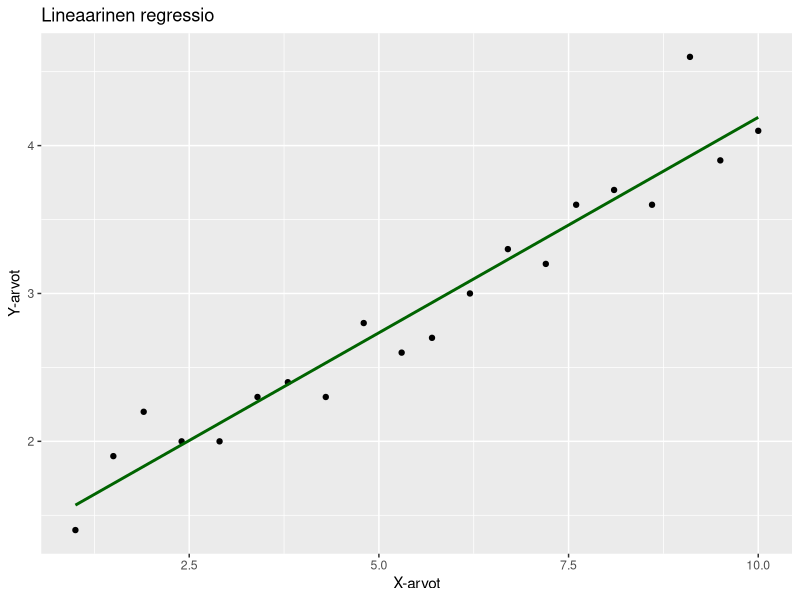
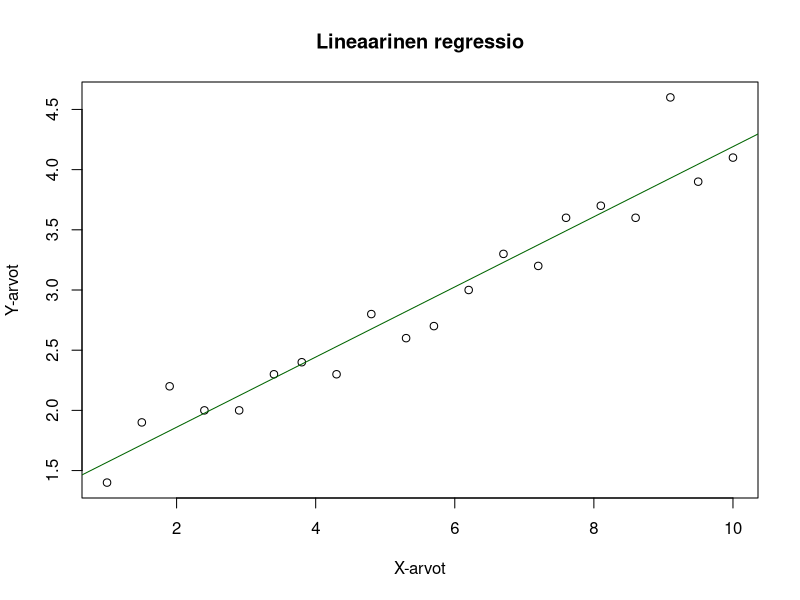
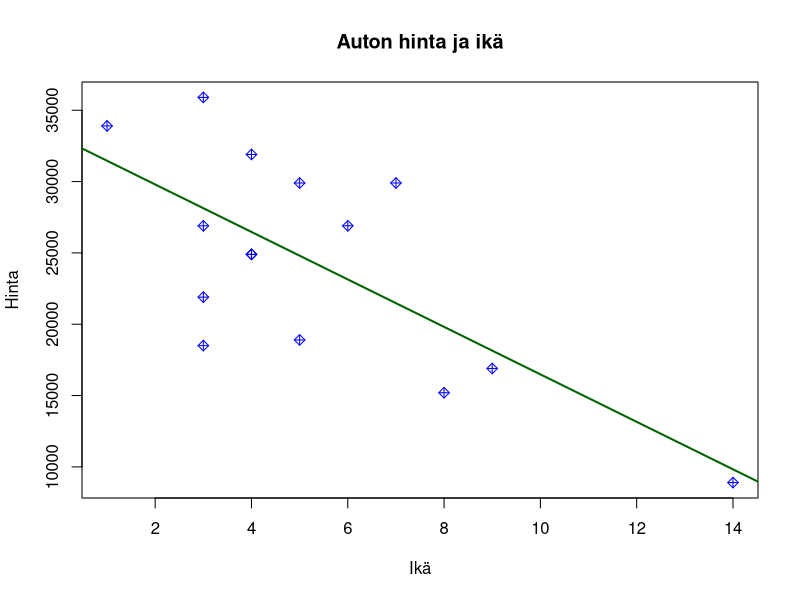
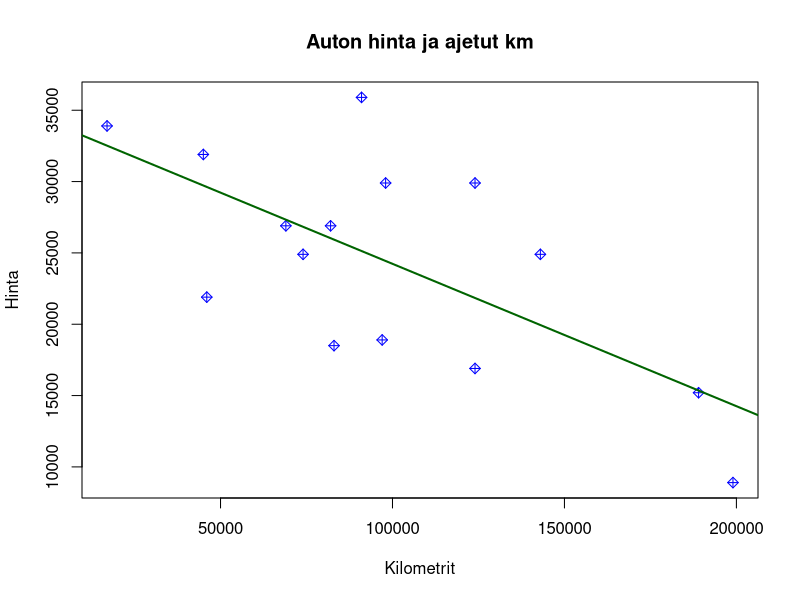
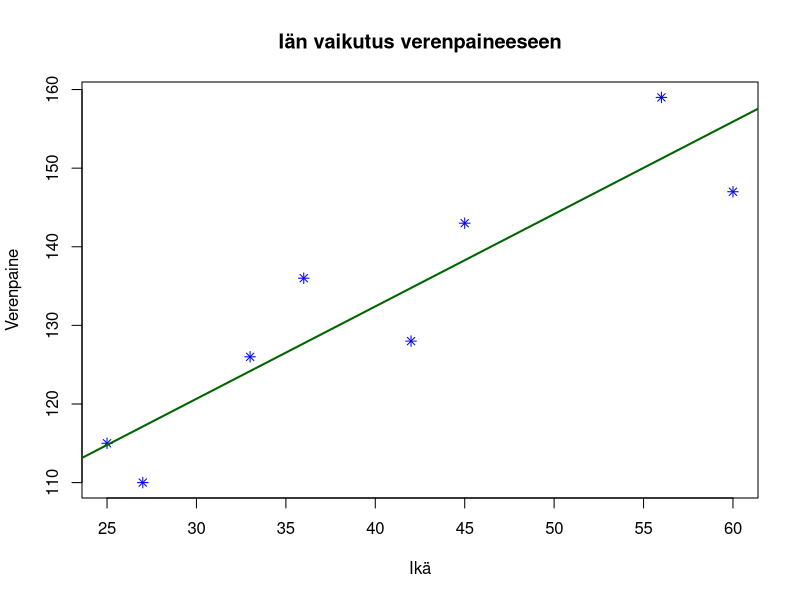
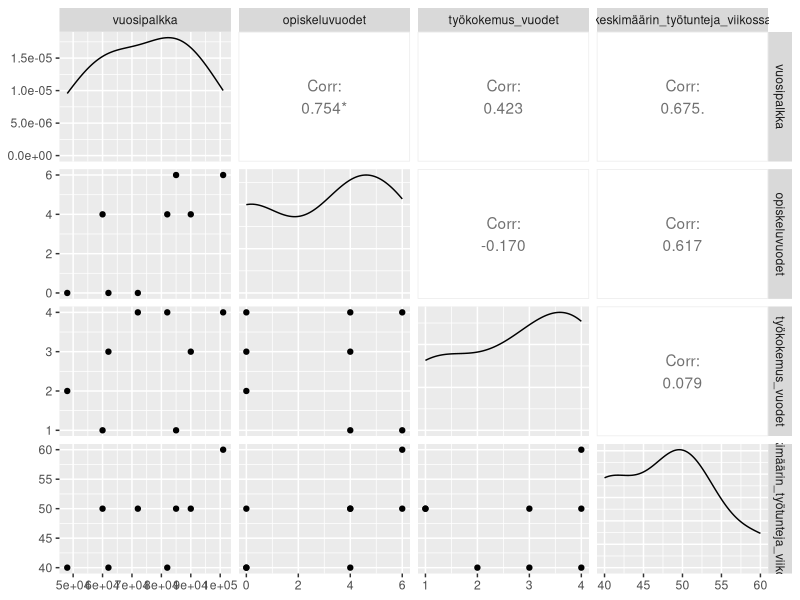

Write R code to recreate these figures, in order.
# linear-regressions2
# 2. maaliskuu 2024

options(digits=10)
getwd()


# Tehtävä 1: Laske alla olevasta aineistosta
# regressiosuoran yhtälö. 
# Piirrä kuva, jossa on
# havaintopisteet ja regressiosuora.
# Mitkä ovat muodostuneen yhtälön
# vakiotermi ja kulmakerroin (regressiokerroin) 
# Anna nämä 5 desimaalin tarkkuudella.
# Lisäksi, mikä onm selitysaste R^2.
# Anna tämä 4 desimaalin tarkkuudella.
# Data on seuraava:
selittava = c(1.0, 1.5, 1.9, 2.4, 2.9, 3.4, 3.8, 4.3, 
              4.8, 5.3, 5.7, 6.2, 6.7, 7.2, 7.6, 8.1, 
              8.6, 9.1, 9.5, 10.0)
selitettava = c(1.4, 1.9, 2.2, 2.0, 2.0, 2.3, 2.4, 2.3,
                2.8, 2.6, 2.7, 3.0, 3.3, 3.2, 3.6, 3.7, 
                3.6, 4.6, 3.9, 4.1)

malli = lm(selitettava ~ selittava)
summary(malli)

vakiotermi = paste("vakiotermi:", sprintf("%.5f", coef(malli)[1]))
regressiokerroin = paste("regressiokerroin:", sprintf("%.5f", coef(malli)[2]))

vakiotermi
regressiokerroin

selitysaste = paste("selitysaste:", sprintf("%.4f", summary(malli)$r.squared))
selitysaste

# piirrä graafi (tarkempi ruudukko):

library(ggplot2)

data = data.frame(selittava, selitettava)

ggplot(data, aes(x=selittava, y=selitettava)) +
  geom_point() +
  geom_smooth(method = lm, se = FALSE, color="darkgreen") +
  labs(x="X-arvot", y="Y-arvot") +
  ggtitle("Lineaarinen regressio")


# piirrä graafi (selkeämpi):

# Piirrä datapisteet
plot(selittava, selitettava, 
     main="Lineaarinen regressio", 
     xlab="X-arvot", ylab="Y-arvot")

# Piirrä regressiosuora
abline(malli, col="darkgreen")




# Tehtävä 2aaa: Luo matemaattinen malli,
# eli regressioyhtälö datasta Auton_hinta.xlsx

library(readxl)

auton_hinta_data = read_excel("data/Auton_hinta.xlsx")

# Tehtävä 2A: Käytä selittävänä muuttujana
# auton ikä. Anna vakiotermi ja kulmakerroin
# 3 desimaalin tarkkuudella. Anna selitysaste
# 4 desimaalin tarkkuudella.

malli1 = lm(Hinta_euroa ~ Ika_v, auton_hinta_data)
summary(malli1)


plot(auton_hinta_data$Ika_v, auton_hinta_data$Hinta_euroa, 
     main="Auton hinta ja ikä", 
     xlab="Ikä", ylab="Hinta",
     pch=9, col="blue")
abline(malli1, col="darkgreen", lwd=2)

vakiotermi1 = paste("vakiotermi:", sprintf("%.3f", coef(malli1)[1]))
regressiokerroin1 = paste("regressiokerroin:", sprintf("%.3f", coef(malli1)[2]))
selitysaste1 = paste("selitysaste:", sprintf("%.4f", summary(malli1)$r.squared))

vakiotermi1
regressiokerroin1
selitysaste1



# Tehtävä 2B: Käytä selittävänä muuttujana 
# ajettua matkaa.

auton_hinta_data = read_excel("data/Auton_hinta.xlsx")

malli = lm(Hinta_euroa ~ Ajettu_km, auton_hinta_data)
summary(malli)

plot(auton_hinta_data$Ajettu_km, auton_hinta_data$Hinta_euroa, 
     main="Auton hinta ja ajetut km", 
     xlab="Kilometrit", 
     ylab="Hinta",
     pch=9, col="blue")
abline(malli, col="darkgreen", lwd=2)

vakiotermi = paste("vakiotermi:", sprintf("%.3f", coef(malli)[1]))
regressiokerroin = paste("regressiokerroin:", sprintf("%.3f", coef(malli)[2]))
selitysaste = paste("selitysaste:", sprintf("%.4f", summary(malli)$r.squared))

vakiotermi
regressiokerroin
selitysaste


# Tehtävä 2C: Käytävä selittävänä muuttujana
# sekä ikää että ajettua matkaa molempia

auton_hinta_data = read_excel("data/Auton_hinta.xlsx")

malli = lm(Hinta_euroa ~ Ajettu_km + Ika_v, auton_hinta_data)
summary(malli)

vakiotermi = paste("vakiotermi:", sprintf("%.3f", coef(malli)[1]))
regressiokerroin_km = paste("regressiokerroin (km):", sprintf("%.3f", coef(malli)[2]))
regressiokerroin_years = paste("regressiokerroin (years):", sprintf("%.3f", coef(malli)[3]))
selitysaste = paste("selitysaste:", sprintf("%.4f", summary(malli)$r.squared))

vakiotermi
regressiokerroin_km
regressiokerroin_years
selitysaste



# Tehtävä 2D: Anna auton hinta edelliseen malliin perustuen,
# jos autolla on ajettu 80000km ja ikää on 3 vuotta.
# Anna vastaus euroina 2 desimaalin tarkkuudella.

# Ensin otan string arvojen sijaan numeeriset arvot edellisestä mallista
# Ja sitten sijoitan ne lineaariseen yhtälöön, jossa y = hinta

vakiotermi_numeerinen = coef(malli)[1]
regressiokerroin_km_numeerinen = coef(malli)[2]
regressiokerroin_years_numeerinen = coef(malli)[3]

hinta = paste("hinta:", sprintf("%.2f", 
                                vakiotermi_numeerinen 
                                + 80000 * regressiokerroin_km_numeerinen 
                                + 3 * regressiokerroin_years_numeerinen))
hinta





# Tehtävä 3: Lataa tiedosto ika_verenpaine.xlsx
# ja määritä matemaattinen malli, jossa
# ikä selittää verenpainetta.
# Anna vakiotermi ja kulmakerroin
# 2 desimaalin tarkkuudella.
# Anna selitysaste 4 desimaalin tarkkuudella.
# Piirrä graafi. 

verenpaine_data = read_excel("data/ika_verenpaine.xlsx")
summary(verenpaine_data)

# Vaikuttaisi olevan systolinen verenpaine

malli = lm(verenpaine ~ ika, verenpaine_data)
summary(malli)

plot(verenpaine_data$ika, verenpaine_data$verenpaine,
     main="Iän vaikutus verenpaineeseen",
     xlab="Ikä",
     ylab="Verenpaine",
     pch=8, col="blue")
abline(malli, col="darkgreen", lwd=2)

vakiotermi = coef(malli)[1]
regressiokerroin = coef(malli)[2]
selitysaste = summary(malli)$r.square

print(paste("Vakiotermi:", sprintf("%.2f", vakiotermi)))
print(paste("Regressiokerroin:", sprintf("%.2f", regressiokerroin)))
print(paste("Selitysaste:", sprintf("%.4f", selitysaste)))



# Tehtävä 4: Määritä henkilön palkkaa
# kuvaava regressioyhtälö niin, että 
# mallin merkitsevyystasoksi riittää 5%.
# Datan saa tiedostosta palkka.xlsx tiedosto.

palkkadata = read_excel("data/palkka.xlsx")
summary(palkkadata)

# eli, datassa on vuosipalkka, sekä 3 selittävää muuttujaa
# jotka ovat opiskeluvuodet, työkokemus_vuodet, keskimäärin_työtunteja_viikossa


# Tehtävä 4A: Muodosta malli, jossa on mukana
# kaikki palkkaa selittävät muuttujat
# Anna vakiotermi ja regressiokertoimet
# 3 desimaalin tarkkuudella.

# Siispä otan malliin mukaan nyt aluksi kaikki 3 selittävää muuttujaa
malli = lm(vuosipalkka ~ opiskeluvuodet + työkokemus_vuodet + keskimäärin_työtunteja_viikossa, palkkadata)
summary(malli)

# seuraavaksi otan talteen vakiotermi ja regressiokertoimet
vakiotermi = coef(malli)[1]
k_opiskeluvuodet = coef(malli)[2]
k_työkokemus = coef(malli)[3]
k_työtunnit = coef(malli)[4]

vakiotermi
k_opiskeluvuodet
k_työkokemus
k_työtunnit

print(paste("vakiotermi:", sprintf("%.3f", vakiotermi)))
print(paste("k_opiskeluvuodet:", sprintf("%.3f", k_opiskeluvuodet)))
print(paste("k_työkokemus:", sprintf("%.3f", k_työkokemus)))
print(paste("k_työtunnit:", sprintf("%.3f", k_työtunnit)))


# Tehtävä 4B: Tällä kertaa pudota pois vähiten merkitsevä muuttuja.
# Eli valitse mukaan seuraavaan regressioyhtälö-malliin
# vain kaksi merkitsevintä selittävää muuttujaa.
# Kirjoita vakiotermi ja regressiokertoimet x1 ja x2
# 3 desimaalin tarkkuudella.

# jotta saan lisäkäsitystä datasta, teen ensin 
# graafin, josta käy ilmi, onko eri 
# muuttujien välillä multikollineaarisuutta,
# ja miten korrelaatiot ovat jakautuneet:
library(ggplot2)
library(GGally)

ggpairs(palkkadata)
cor(palkkadata)

# Laajan tarkastelun perusteella vaikuttaa siltä,
# että opiskeluvuodet ja viikkotyötunnit korreloivat vahvimmin
# kirjaan kuitenkin vielä ylös kaikki eri korrelaatiot

opiskeluvuodet_korrelaatio = cor(palkkadata$opiskeluvuodet, palkkadata$vuosipalkka)
työkokemusvuodet_korrelaatio = cor(palkkadata$työkokemus_vuodet, palkkadata$vuosipalkka)
viikkotyötunnit_korrelaatio = cor(palkkadata$keskimäärin_työtunteja_viikossa, palkkadata$vuosipalkka)

opiskeluvuodet_korrelaatio
työkokemusvuodet_korrelaatio
viikkotyötunnit_korrelaatio

# Eli kuten näkyy, 
# opiskeluvuodet 0.75,
# viikkotyötunnit 0.68,
# työkokemusvuodet 0.42
# jolloin 2 korreloivinta on
# opiskeluvuodet ja viikkotyötunnit

# Seuraavaksi muodostan uuden mallin, 
# jossa on vain opiskeluvuodet ja viikkotyötunnit:

malli2 = lm(vuosipalkka ~ opiskeluvuodet + keskimäärin_työtunteja_viikossa, palkkadata)
summary(malli2)

# En saavuttanut vaadittua p-arvoa 0.05. Jonka seurauksena koitan muita malleja:

malli3 = lm(vuosipalkka ~ opiskeluvuodet + työkokemus_vuodet, palkkadata)
summary(malli3)

# Tämä malli p-arvo on 0.005, eli 10 kertaa parempi kuin vaadittu.

malli4 = lm(vuosipalkka ~ työkokemus_vuodet + keskimäärin_työtunteja_viikossa, palkkadata)
summary(malli4)

# Tämä malli antoi p-arvon 0.1. Eli vielä huonompi kuin malli2.


# Siispä, tarkasteltuani eri malleja, päädyin tulokseen, että
# malli3, jossa opiskeluvuodet ja työkokemusvuodet selittävät palkkaa parhaiten

uusi_vakiotermi = coef(malli3)[1]
uusi_k_opiskeluvuodet = coef(malli3)[2]
uusi_k_työkokemus = coef(malli3)[3]

uusi_vakiotermi
uusi_k_opiskeluvuodet
uusi_k_työkokemus

print(paste("vakiotermi:", sprintf("%.3f", uusi_vakiotermi)))
print(paste("uusi_k_opiskeluvuodet:", sprintf("%.3f", uusi_k_opiskeluvuodet)))
print(paste("uusi_k_työkokemus:", sprintf("%.3f", uusi_k_työkokemus)))

# Tehtävä 4C: Arvioi vielä lopuksi,
# paljonko henkilö saa palkkaa,
# jos taustalla on 4 vuoden opinnot
# (AMK insinööri), ja lisäksi
# työkokemusta on 2 vuotta, ja hän
# työskentelee keskim. 40 tuntia viikossa.
# anna vastaus 2 desimaalin tarkkuudella.

# Eli nyt käytän ekaa mallia arvioon.
# otan aiemmat printit nähdäkseni että muuttujat kunnossa

print(paste("vakiotermi:", sprintf("%.3f", vakiotermi)))
print(paste("k_opiskeluvuodet:", sprintf("%.3f", k_opiskeluvuodet)))
print(paste("k_työkokemus:", sprintf("%.3f", k_työkokemus)))
print(paste("k_työtunnit:", sprintf("%.3f", k_työtunnit)))

insinöörin_palkka = vakiotermi + 4*k_opiskeluvuodet + 2*k_työkokemus + 40*k_työtunnit

insinöörin_palkka

print(paste("insinöörin palkka:", sprintf("%.2f", insinöörin_palkka)))

# nopeasti katson alkup. datasta mitä arvoja siellä oli vertailun vuoksi
summary(palkkadata)

# summaryn perusteella mediaanisti 
# 4 vuotta opintoja, 3 vuotta työkokemusta, 50h viikkotyötunteja
# ja summaryssä tämä johtaa 77000e
# eli saatu tulos 71054.74 on aika realistinen
# kun otetaan huomioon vähän pienempi työkokemus ja vähemmän viikkotyötunteja